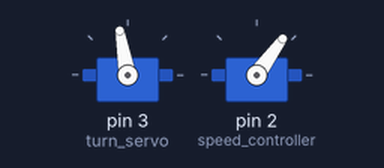
The sketch below on a simulated Arduino Uno, built with avr-gcc and run on an emulated ATmega328P. Parts: 2 × servo.

Above: at 1.1 s.
Timing chart, 0 to 2.6 s (numbered marks = the images above):
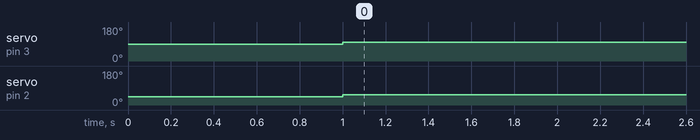

Measured:
- by itself, servo on pin 3 (turn_servo): 90° → 100° at 1.0 s
- by itself, servo on pin 2 (speed_controller): 44° → 54° at 1.0 s

The sketch:

boat_control.ino
```cpp
#include <Servo.h>

#define BUTTON

Servo turn_servo;
Servo speed_controller;

void setup()
{
  turn_servo.attach(3);
  speed_controller.attach(2);
  speed_controller.writeMicroseconds(1000);

  /*
  Serial.begin(9600);
  Serial.println("Waiting for line");
  speed_controller.writeMicroseconds(2000);
  while (!Serial.available()) {}
  Serial.read();

  Serial.println("waiting for start");
  speed_controller.writeMicroseconds(1000);

  while (!Serial.available()) {}
  Serial.read();
  Serial.println("starting");
  */
  delay(1000);
}

#define DEST_CYCLE_LEN_US (10 * 1000)

int fast_remaining = 1000;

void loop()
{

  unsigned long cycle_start = micros();

  turn_servo.write(100);
  speed_controller.writeMicroseconds(1100);

  /*unsigned long cycle_end = micros();
  unsigned long delay_time = DEST_CYCLE_LEN_US - (cycle_end - cycle_start);
  delayMicroseconds(delay_time);
  */
}
```
